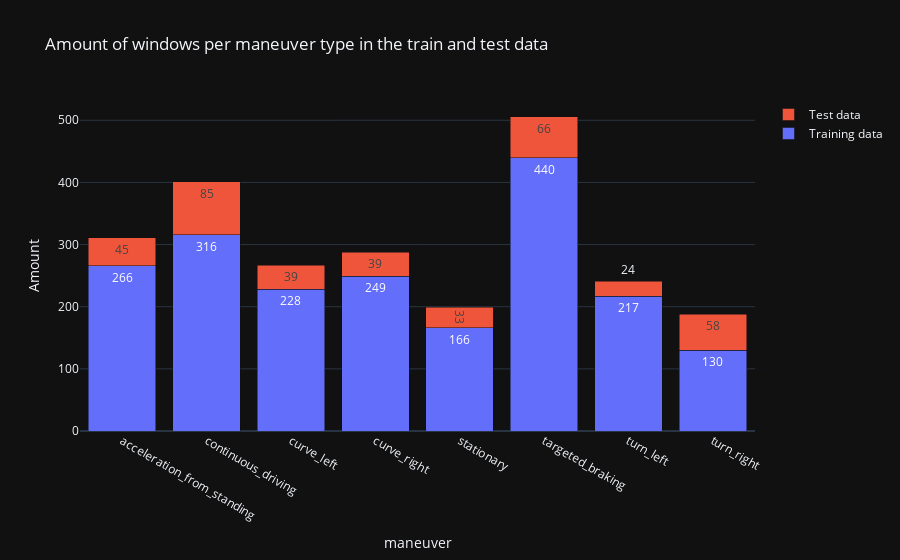

The notebook cell this image was saved under:
### Code cell
fig = go.Figure(data=[
    go.Bar(name='Training data', x=np.unique(y_train), y=np.unique(y_train, return_counts=True)[1],
           text=np.unique(y_train, return_counts=True)[1], textposition='auto'),
    go.Bar(name='Test data', x=np.unique(y_test), y=np.unique(y_test, return_counts=True)[1],
           text=np.unique(y_test, return_counts=True)[1], textposition='auto')
])

fig.update_layout(barmode='stack', title="Amount of windows per maneuver type in the train and test data")
fig.update_xaxes(title_text='maneuver')
fig.update_yaxes(title_text='Amount')
fig.show()

### Figure 1 — Plotly figure (JSON) as saved in the notebook; plotly's stock layout.template omitted (floating-point values rounded to 4 significant figures)
{"data": [{"name": "Training data", "text": [266.0, 316.0, 228.0, 249.0, 166.0, 440.0, 217.0, 130.0], "textposition": "auto", "x": ["acceleration_from_standing", "continuous_driving", "curve_left", "curve_right", "stationary", "targeted_braking", "turn_left", "turn_right"], "y": [266, 316, 228, 249, 166, 440, 217, 130], "type": "bar"}, {"name": "Test data", "text": [45.0, 85.0, 39.0, 39.0, 33.0, 66.0, 24.0, 58.0], "textposition": "auto", "x": ["acceleration_from_standing", "continuous_driving", "curve_left", "curve_right", "stationary", "targeted_braking", "turn_left", "turn_right"], "y": [45, 85, 39, 39, 33, 66, 24, 58], "type": "bar"}], "layout": {"barmode": "stack", "title": {"text": "Amount of windows per maneuver type in the train and test data"}, "xaxis": {"title": {"text": "maneuver"}}, "yaxis": {"title": {"text": "Amount"}}}}
